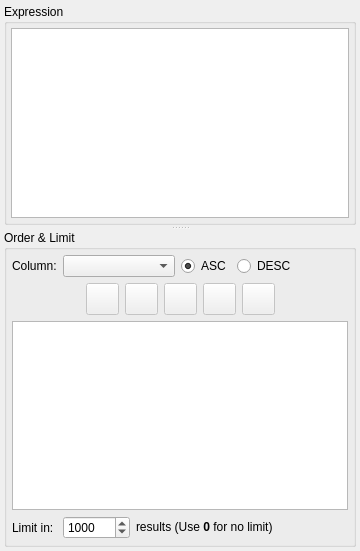
         <widget class="QWidget" name="tab">
          <attribute name="title">
           <string>Filter</string>
          </attribute>
          <layout class="QGridLayout" name="gridLayout_6">
           <property name="leftMargin">
            <number>4</number>
           </property>
           <property name="topMargin">
            <number>4</number>
           </property>
           <property name="rightMargin">
            <number>4</number>
           </property>
           <property name="bottomMargin">
            <number>4</number>
           </property>
           <item row="0" column="0">
            <widget class="QSplitter" name="v_splitter">
             <property name="orientation">
              <enum>Qt::Vertical</enum>
             </property>
             <property name="handleWidth">
              <number>5</number>
             </property>
             <property name="childrenCollapsible">
              <bool>false</bool>
             </property>
             <widget class="QGroupBox" name="filter_grp">
              <property name="title">
               <string>Expression</string>
              </property>
              <layout class="QGridLayout" name="gridLayout_11">
               <property name="leftMargin">
                <number>4</number>
               </property>
               <property name="topMargin">
                <number>4</number>
               </property>
               <property name="rightMargin">
                <number>4</number>
               </property>
               <property name="bottomMargin">
                <number>4</number>
               </property>
               <item row="0" column="0">
                <widget class="QPlainTextEdit" name="filter_txt">
                 <property name="sizePolicy">
                  <sizepolicy hsizetype="Expanding" vsizetype="Expanding">
                   <horstretch>0</horstretch>
                   <verstretch>0</verstretch>
                  </sizepolicy>
                 </property>
                 <property name="minimumSize">
                  <size>
                   <width>0</width>
                   <height>0</height>
                  </size>
                 </property>
                </widget>
               </item>
              </layout>
             </widget>
             <widget class="QGroupBox" name="order_by_grp">
              <property name="title">
               <string>Order &amp;&amp; Limit</string>
              </property>
              <layout class="QGridLayout" name="gridLayout_7">
               <property name="leftMargin">
                <number>5</number>
               </property>
               <property name="topMargin">
                <number>5</number>
               </property>
               <property name="rightMargin">
                <number>5</number>
               </property>
               <property name="bottomMargin">
                <number>5</number>
               </property>
               <item row="0" column="0">
                <widget class="QLabel" name="column_lbl">
                 <property name="sizePolicy">
                  <sizepolicy hsizetype="Fixed" vsizetype="Preferred">
                   <horstretch>0</horstretch>
                   <verstretch>0</verstretch>
                  </sizepolicy>
                 </property>
                 <property name="text">
                  <string>Column:</string>
                 </property>
                </widget>
               </item>
               <item row="2" column="0" colspan="4">
                <widget class="QListWidget" name="ord_columns_lst">
                 <property name="sizePolicy">
                  <sizepolicy hsizetype="Expanding" vsizetype="Expanding">
                   <horstretch>0</horstretch>
                   <verstretch>0</verstretch>
                  </sizepolicy>
                 </property>
                 <property name="iconSize">
                  <size>
                   <width>28</width>
                   <height>28</height>
                  </size>
                 </property>
                </widget>
               </item>
               <item row="3" column="0">
                <widget class="QLabel" name="limit_in_lbl">
                 <property name="text">
                  <string>Limit in:</string>
                 </property>
                </widget>
               </item>
               <item row="3" column="3">
                <widget class="QLabel" name="results_lbl">
                 <property name="sizePolicy">
                  <sizepolicy hsizetype="Expanding" vsizetype="Preferred">
                   <horstretch>0</horstretch>
                   <verstretch>0</verstretch>
                  </sizepolicy>
                 </property>
                 <property name="text">
                  <string>results (Use &lt;strong&gt;0&lt;/strong&gt; for no limit)</string>
                 </property>
                </widget>
               </item>
               <item row="1" column="0" colspan="4">
                <layout class="QHBoxLayout" name="horizontalLayout_6">
                 <item>
                  <spacer name="horizontalSpacer_8">
                   <property name="orientation">
                    <enum>Qt::Horizontal</enum>
                   </property>
                   <property name="sizeHint" stdset="0">
                    <size>
                     <width>40</width>
                     <height>20</height>
                    </size>
                   </property>
                  </spacer>
                 </item>
                 <item>
                  <widget class="QToolButton" name="add_ord_col_tb">
                   <property name="enabled">
                    <bool>false</bool>
                   </property>
                   <property name="sizePolicy">
                    <sizepolicy hsizetype="Preferred" vsizetype="Preferred">
                     <horstretch>0</horstretch>
                     <verstretch>0</verstretch>
                    </sizepolicy>
                   </property>
                   <property name="minimumSize">
                    <size>
                     <width>0</width>
                     <height>0</height>
                    </size>
                   </property>
                   <property name="toolTip">
                    <string>Add Item</string>
                   </property>
                   <property name="text">
                    <string/>
                   </property>
                   <property name="icon">
                    <iconset resource="../../res/resources.qrc">
                     <normaloff>:/icons/icons/add.png</normaloff>:/icons/icons/add.png</iconset>
                   </property>
                   <property name="iconSize">
                    <size>
                     <width>25</width>
                     <height>25</height>
                    </size>
                   </property>
                  </widget>
                 </item>
                 <item>
                  <widget class="QToolButton" name="rem_ord_col_tb">
                   <property name="enabled">
                    <bool>false</bool>
                   </property>
                   <property name="sizePolicy">
                    <sizepolicy hsizetype="Preferred" vsizetype="Preferred">
                     <horstretch>0</horstretch>
                     <verstretch>0</verstretch>
                    </sizepolicy>
                   </property>
                   <property name="minimumSize">
                    <size>
                     <width>0</width>
                     <height>0</height>
                    </size>
                   </property>
                   <property name="toolTip">
                    <string>Remove Item</string>
                   </property>
                   <property name="text">
                    <string/>
                   </property>
                   <property name="icon">
                    <iconset resource="../../res/resources.qrc">
                     <normaloff>:/icons/icons/remove.png</normaloff>:/icons/icons/remove.png</iconset>
                   </property>
                   <property name="iconSize">
                    <size>
                     <width>25</width>
                     <height>25</height>
                    </size>
                   </property>
                  </widget>
                 </item>
                 <item>
                  <widget class="QToolButton" name="clear_ord_cols_tb">
                   <property name="enabled">
                    <bool>false</bool>
                   </property>
                   <property name="sizePolicy">
                    <sizepolicy hsizetype="Preferred" vsizetype="Fixed">
                     <horstretch>0</horstretch>
                     <verstretch>0</verstretch>
                    </sizepolicy>
                   </property>
                   <property name="minimumSize">
                    <size>
                     <width>0</width>
                     <height>0</height>
                    </size>
                   </property>
                   <property name="toolTip">
                    <string>Clear the order by columns list</string>
                   </property>
                   <property name="text">
                    <string/>
                   </property>
                   <property name="icon">
                    <iconset resource="../../res/resources.qrc">
                     <normaloff>:/icons/icons/cleartext.png</normaloff>:/icons/icons/cleartext.png</iconset>
                   </property>
                   <property name="iconSize">
                    <size>
                     <width>25</width>
                     <height>25</height>
                    </size>
                   </property>
                  </widget>
                 </item>
                 <item>
                  <widget class="QToolButton" name="move_up_tb">
                   <property name="enabled">
                    <bool>false</bool>
                   </property>
                   <property name="sizePolicy">
                    <sizepolicy hsizetype="Preferred" vsizetype="Preferred">
                     <horstretch>0</horstretch>
                     <verstretch>0</verstretch>
                    </sizepolicy>
                   </property>
                   <property name="minimumSize">
                    <size>
                     <width>0</width>
                     <height>0</height>
                    </size>
                   </property>
                   <property name="toolTip">
                    <string>Move selected item up</string>
                   </property>
                   <property name="text">
                    <string/>
                   </property>
                   <property name="icon">
                    <iconset resource="../../res/resources.qrc">
                     <normaloff>:/icons/icons/moveup.png</normaloff>:/icons/icons/moveup.png</iconset>
                   </property>
                   <property name="iconSize">
                    <size>
                     <width>25</width>
                     <height>25</height>
                    </size>
                   </property>
                  </widget>
                 </item>
                 <item>
                  <widget class="QToolButton" name="move_down_tb">
                   <property name="enabled">
                    <bool>false</bool>
                   </property>
                   <property name="sizePolicy">
                    <sizepolicy hsizetype="Preferred" vsizetype="Preferred">
                     <horstretch>0</horstretch>
                     <verstretch>0</verstretch>
                    </sizepolicy>
                   </property>
                   <property name="minimumSize">
                    <size>
                     <width>0</width>
                     <height>0</height>
                    </size>
                   </property>
                   <property name="toolTip">
                    <string>Move selected item down</string>
                   </property>
                   <property name="text">
                    <string/>
                   </property>
                   <property name="icon">
                    <iconset resource="../../res/resources.qrc">
                     <normaloff>:/icons/icons/movedown.png</normaloff>:/icons/icons/movedown.png</iconset>
                   </property>
                   <property name="iconSize">
                    <size>
                     <width>25</width>
                     <height>25</height>
                    </size>
                   </property>
                  </widget>
                 </item>
                 <item>
                  <spacer name="horizontalSpacer_9">
                   <property name="orientation">
                    <enum>Qt::Horizontal</enum>
                   </property>
                   <property name="sizeHint" stdset="0">
                    <size>
                     <width>40</width>
                     <height>20</height>
                    </size>
                   </property>
                  </spacer>
                 </item>
                </layout>
               </item>
               <item row="0" column="1" colspan="3">
                <layout class="QHBoxLayout" name="horizontalLayout_8">
                 <item>
                  <widget class="QComboBox" name="ord_column_cmb">
                   <property name="sizePolicy">
                    <sizepolicy hsizetype="Expanding" vsizetype="Fixed">
                     <horstretch>0</horstretch>
                     <verstretch>0</verstretch>
                    </sizepolicy>
                   </property>
                   <property name="insertPolicy">
                    <enum>QComboBox::InsertAlphabetically</enum>
                   </property>
                   <property name="iconSize">
                    <size>
                     <width>28</width>
                     <height>28</height>
                    </size>
                   </property>
                  </widget>
                 </item>
                 <item>
                  <widget class="QRadioButton" name="asc_rb">
                   <property name="sizePolicy">
                    <sizepolicy hsizetype="Preferred" vsizetype="Fixed">
                     <horstretch>0</horstretch>
                     <verstretch>0</verstretch>
                    </sizepolicy>
                   </property>
                   <property name="text">
                    <string>ASC</string>
                   </property>
                   <property name="checked">
                    <bool>true</bool>
                   </property>
                  </widget>
                 </item>
                 <item>
                  <widget class="QRadioButton" name="desc_rb">
                   <property name="sizePolicy">
                    <sizepolicy hsizetype="Expanding" vsizetype="Fixed">
                     <horstretch>0</horstretch>
                     <verstretch>0</verstretch>
                    </sizepolicy>
                   </property>
                   <property name="text">
                    <string>DESC</string>
                   </property>
                  </widget>
                 </item>
                </layout>
               </item>
               <item row="3" column="1" colspan="2">
                <widget class="QSpinBox" name="limit_spb">
                 <property name="sizePolicy">
                  <sizepolicy hsizetype="Expanding" vsizetype="Fixed">
                   <horstretch>0</horstretch>
                   <verstretch>0</verstretch>
                  </sizepolicy>
                 </property>
                 <property name="minimum">
                  <number>0</number>
                 </property>
                 <property name="maximum">
                  <number>1000000</number>
                 </property>
                 <property name="singleStep">
                  <number>50</number>
                 </property>
                 <property name="value">
                  <number>1000</number>
                 </property>
                </widget>
               </item>
              </layout>
             </widget>
            </widget>
           </item>
          </layout>
         </widget>
